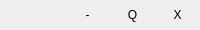
     <widget class="QWidget" name="tittleBarWidget" native="true">
      <property name="sizePolicy">
       <sizepolicy hsizetype="Expanding" vsizetype="Fixed">
        <horstretch>0</horstretch>
        <verstretch>0</verstretch>
       </sizepolicy>
      </property>
      <property name="minimumSize">
       <size>
        <width>0</width>
        <height>30</height>
       </size>
      </property>
      <property name="maximumSize">
       <size>
        <width>16777215</width>
        <height>30</height>
       </size>
      </property>
      <property name="layoutDirection">
       <enum>Qt::LayoutDirection::RightToLeft</enum>
      </property>
      <layout class="QHBoxLayout" name="horizontalLayout_6">
       <property name="spacing">
        <number>0</number>
       </property>
       <property name="leftMargin">
        <number>0</number>
       </property>
       <property name="topMargin">
        <number>0</number>
       </property>
       <property name="rightMargin">
        <number>0</number>
       </property>
       <property name="bottomMargin">
        <number>0</number>
       </property>
       <item>
        <widget class="QPushButton" name="closeButton">
         <property name="sizePolicy">
          <sizepolicy hsizetype="Fixed" vsizetype="Fixed">
           <horstretch>0</horstretch>
           <verstretch>0</verstretch>
          </sizepolicy>
         </property>
         <property name="minimumSize">
          <size>
           <width>45</width>
           <height>30</height>
          </size>
         </property>
         <property name="maximumSize">
          <size>
           <width>45</width>
           <height>30</height>
          </size>
         </property>
         <property name="styleSheet">
          <string notr="true">QPushButton {
        background-color: None;  /* Background color */
        border-top-right-radius: 10px;  /* Rounded top-right corner */
        border-top-left-radius: 0px;    /* Square top-left corner */
        border-bottom-right-radius: 0px;  /* Square bottom-right corner */
        border-bottom-left-radius: 0px;   /* Square bottom-left corner */
}

QPushButton:hover {
        background-color: rgb(255, 0, 0);  /* Background color */
}

QPushButton:pressed {
        background-color: rgb(139, 0, 0);  /* Background color */
}</string>
         </property>
         <property name="text">
          <string>X</string>
         </property>
         <property name="autoDefault">
          <bool>false</bool>
         </property>
         <property name="default">
          <bool>false</bool>
         </property>
         <property name="flat">
          <bool>false</bool>
         </property>
        </widget>
       </item>
       <item>
        <widget class="QPushButton" name="maximizeButton">
         <property name="sizePolicy">
          <sizepolicy hsizetype="Fixed" vsizetype="Fixed">
           <horstretch>0</horstretch>
           <verstretch>0</verstretch>
          </sizepolicy>
         </property>
         <property name="minimumSize">
          <size>
           <width>45</width>
           <height>30</height>
          </size>
         </property>
         <property name="maximumSize">
          <size>
           <width>45</width>
           <height>30</height>
          </size>
         </property>
         <property name="styleSheet">
          <string notr="true">QPushButton {
        background-color: None;  /* Background color */
        border-radius: 0px;   /* Square bottom-left corner */
}

QPushButton:hover {
        background-color: rgb(80, 80, 80);  /* Background color */
}

QPushButton:pressed {
        background-color: rgb(60, 60, 60);  /* Background color */
}</string>
         </property>
         <property name="text">
          <string>Q</string>
         </property>
        </widget>
       </item>
       <item>
        <widget class="QPushButton" name="minimizeButton">
         <property name="sizePolicy">
          <sizepolicy hsizetype="Fixed" vsizetype="Fixed">
           <horstretch>0</horstretch>
           <verstretch>0</verstretch>
          </sizepolicy>
         </property>
         <property name="minimumSize">
          <size>
           <width>45</width>
           <height>30</height>
          </size>
         </property>
         <property name="maximumSize">
          <size>
           <width>45</width>
           <height>30</height>
          </size>
         </property>
         <property name="styleSheet">
          <string notr="true">QPushButton {
        background-color: None;  /* Background color */
        border-radius: 0px;   /* Square bottom-left corner */
}

QPushButton:hover {
        background-color: rgb(80, 80, 80);  /* Background color */
}

QPushButton:pressed {
        background-color: rgb(60, 60, 60);  /* Background color */
}</string>
         </property>
         <property name="text">
          <string>-</string>
         </property>
        </widget>
       </item>
       <item>
        <spacer name="TBWSpacer">
         <property name="orientation">
          <enum>Qt::Orientation::Horizontal</enum>
         </property>
         <property name="sizeHint" stdset="0">
          <size>
           <width>40</width>
           <height>20</height>
          </size>
         </property>
        </spacer>
       </item>
      </layout>
     </widget>
